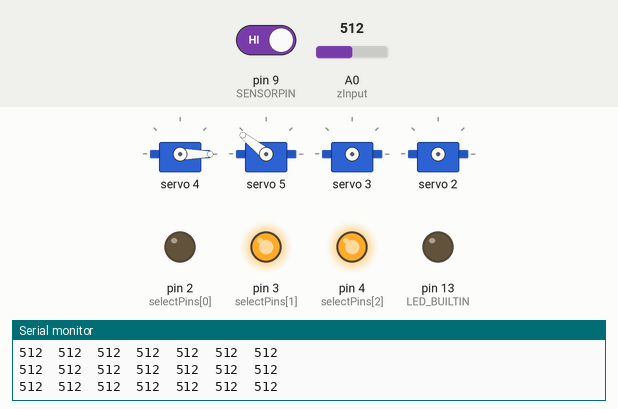
Recording of a sketch running on a simulated Arduino Uno, built with avr-gcc and run on an emulated ATmega328P. Parts: 4 × servo, output pins drawn as LEDs (lit = HIGH), the last lines printed to the serial monitor. The test bench sets the inputs (shaded band); at power-on: A0 (zInput) = 512, pin 9 (SENSORPIN) HIGH. Random numbers use the default seed unless the sketch sets one.

Above: at 3.2 s.
3.3 s: A0 (zInput) set to 54
4.8 s: A0 (zInput) set to 48
At 5.11 s:
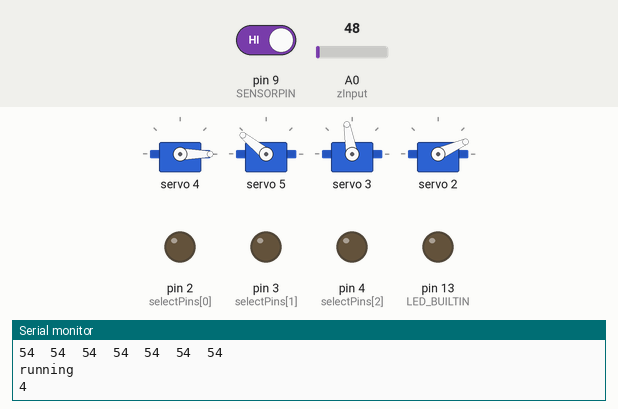
7.8 s: A0 (zInput) set to 122
At 10.5 s:
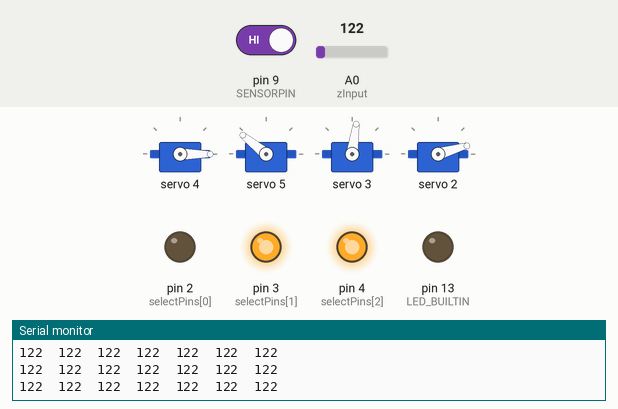
10.8 s: A0 (zInput) set to 40
At 11.33 s:
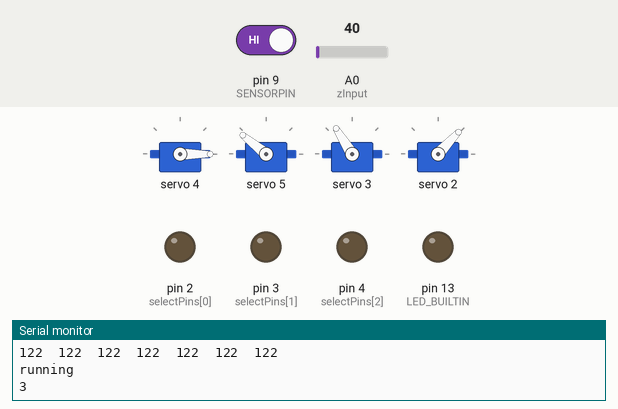
13.8 s: A0 (zInput) set to 60
At 15.2 s:
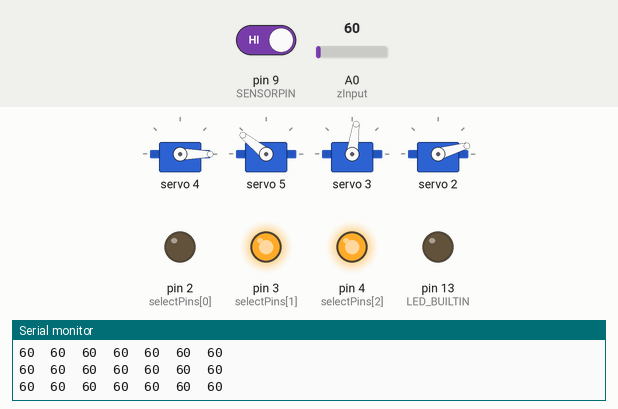
Timing chart, 0 to 16.8 s (numbered marks = the images above; inputs shaded):
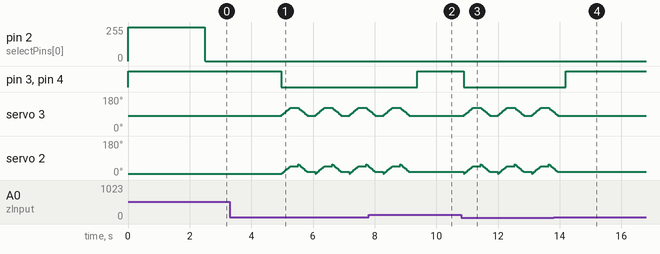

The sketch:

SEA_Senior_Project.ino
```cpp
#include <Wire.h>
#include <Adafruit_PWMServoDriver.h>

Adafruit_PWMServoDriver pwm = Adafruit_PWMServoDriver();

#define SERVO_FREQ 50 // Analog servos run at ~50 Hz updates
#define SENSORPIN 9

uint8_t servonum = 0;
int sensorState = 0, lastState = 0;
bool x = true;
bool y = true;
int a = 0;
int b = 0;
int list[7] = {0, 0, 0, 0, 0, 0, 0};
const int selectPins[3] = {2, 3, 4}; // S0~2, S1~3, S2~4
const int zOutput = 5;
const int zInput = A0;
int count = 0;
int flag = 0;

void setup() {
  Serial.begin(9600);

  Serial.println("8 channel Servo test!");
  pinMode(SENSORPIN, INPUT);
  pinMode(LED_BUILTIN, OUTPUT);
  randomSeed(analogRead(1));
  digitalWrite(SENSORPIN, HIGH);
  for (int i = 0; i < 3; i++)
  {
    pinMode(selectPins[i], OUTPUT);
    digitalWrite(selectPins[i], HIGH);
  }
  pinMode(zInput, INPUT);
  Serial.println("Y0\tY1\tY2\tY3\tY4\tY5\tY6");
  Serial.println("---\t---\t---\t---\t---\t---\t---"); //This will print the input of each force-sensitive resistor.


  pwm.begin();

  pwm.setOscillatorFrequency(27000000);  // The int.osc. is closer to 27MHz
  pwm.setPWMFreq(SERVO_FREQ);  // Analog servos run at ~50 Hz updates

  delay(10);
}


void OpenMouth()
{
  //pwm.setPWM(3, 0, 370); //370
  //delay(100);
  //pwm.setPWM(2, 0, 230); //230

  for (int i = 285; i <= 370; i++) //This For loop helps make the servos run slower when using PWM.
  {
    pwm.setPWM(3, 0, i);
    pwm.setPWM(2, 0, i-160);
    delay(2);
  }

}

void CloseMouth()
{
  //pwm.setPWM(3, 0, 285); //285
  //delay(100);
  //pwm.setPWM(2, 0, 125); //125

  for (int x = 370; x >= 285; x--)
  {
    pwm.setPWM(3, 0, x);
    pwm.setPWM(2, 0, x-140);
    delay(2);
  }
}

void OpenEyes()
{
  pwm.setPWM(0, 0, 235); //235
  pwm.setPWM(1, 0, 65); //65
}

void CloseEyes()
{
  pwm.setPWM(0, 0, 310); //310
  pwm.setPWM(1, 0, 140); //140
}

void DoorOff()
{
  pwm.setPWM(4, 0, 4096);
  pwm.setPWM(5, 0, 4096);
}

void OpenDoor()
{
  pwm.setPWM(4, 0, 100); //310
  pwm.setPWM(5, 0, 410); //140
  delay(2300);//2450
  DoorOff();
}

void CloseDoor()
{
  pwm.setPWM(4, 0, 410); //310
  pwm.setPWM(5, 0, 100); //140
  delay(2500);//2450
  DoorOff();
}

void Off()
{
  pwm.setPWM(0, 0, 4096);
  pwm.setPWM(1, 0, 4096);
  pwm.setPWM(2, 0, 4096);
  pwm.setPWM(3, 0, 4096);
}


void selectMuxPin(byte pin) //This function is for the Multiplexer Breakout Board.
{
  for (int i = 0; i < 3; i++)
  {
    if (pin & (1 << i))
      digitalWrite(selectPins[i], HIGH);
    else
      digitalWrite(selectPins[i], LOW);
  }
}

// 0 & 1 are eyes
//2 & 3 are mouth
void loop() {
  sensorState = digitalRead(SENSORPIN);

  if (sensorState && !lastState) {
    Serial.println("Unbroken");
    count++;
    if (count % 2 != 0)
    {
      x = true;
      flag = 1;
      Serial.print("Count: ");
      Serial.println(count);
    }
    else
    {
      x = false;
      flag = 1;
      Serial.print("Count: ");
      Serial.println(count);
    }
    Serial.print("x ");
    Serial.println(x);
  }
  if (!sensorState && lastState) {
    Serial.println("Broken");
  }
  lastState = sensorState;


  // check if the sensor beam is broken
  // if it is, the sensorState is LOW:
  if (sensorState == HIGH && x == true && flag == 1) {
    Serial.println("open");

    OpenDoor();

    flag = 0;
  }

  if (sensorState == HIGH && x == false && flag == 1)
  {
    Serial.println("close");

    CloseDoor();

    flag = 0;
  }
  delay (100);

  //reads sensors and wiggles eyes random amount of times when book is taken
  for (byte pin = 0; pin < 7; pin++)
  {
    selectMuxPin(pin); // Select one at a time
    int inputValue = analogRead(A0); // and read Z
    if (inputValue <= 50 && list[pin] > 50)
    {
      int num = random(2, 5);
      for (int i = 1; i <= num; i++)
      {
        Serial.println("running");
        Serial.println(num);
        OpenMouth();
        delay(250);
        CloseMouth();
        delay(250);
        Off();
      }
      list[pin] = 0;
    }
    if ( inputValue > 50 && list[pin] <= 50)
    {
      list[pin] = inputValue;
    }
    //Off();
    Serial.print(String(inputValue) + "\t");
  }
  Serial.println();
  delay(150);

}
```

Measured:
- the behaviour switches between 51 and 50 on A0 (zInput) (found by bisection; images 0 and 1)
- after the input at 7.8 s, pin 3 (selectPins[1]), pin 4 (selectPins[2]): LOW → HIGH after 1.6 s
- after the input at 13.8 s, pin 3 (selectPins[1]), pin 4 (selectPins[2]): LOW → HIGH after 0.39 s
